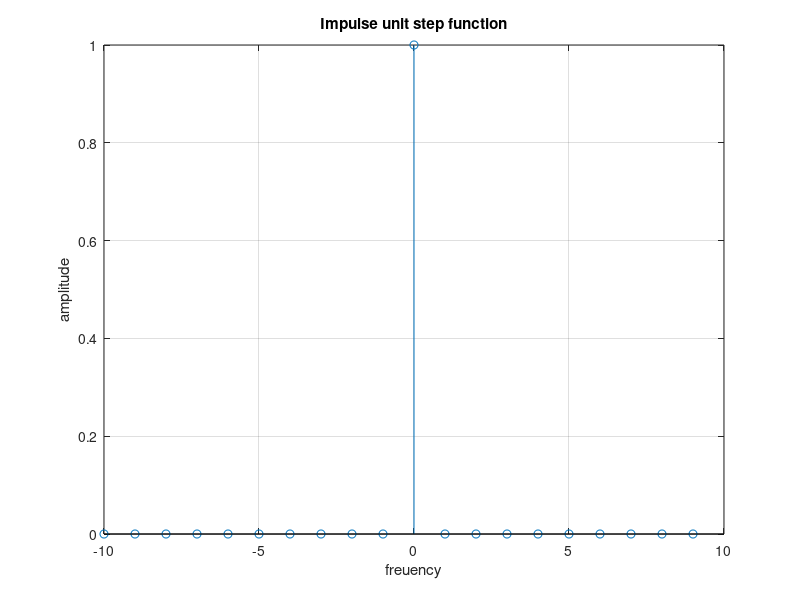

Reproduce this figure in MATLAB.
t=[-10:1:9];
y=[zeros(1,10),ones(1,1),zeros(1,9)];
stem(t,y);
grid on
xlabel('freuency')
ylabel('amplitude')
title('Impulse unit step function')